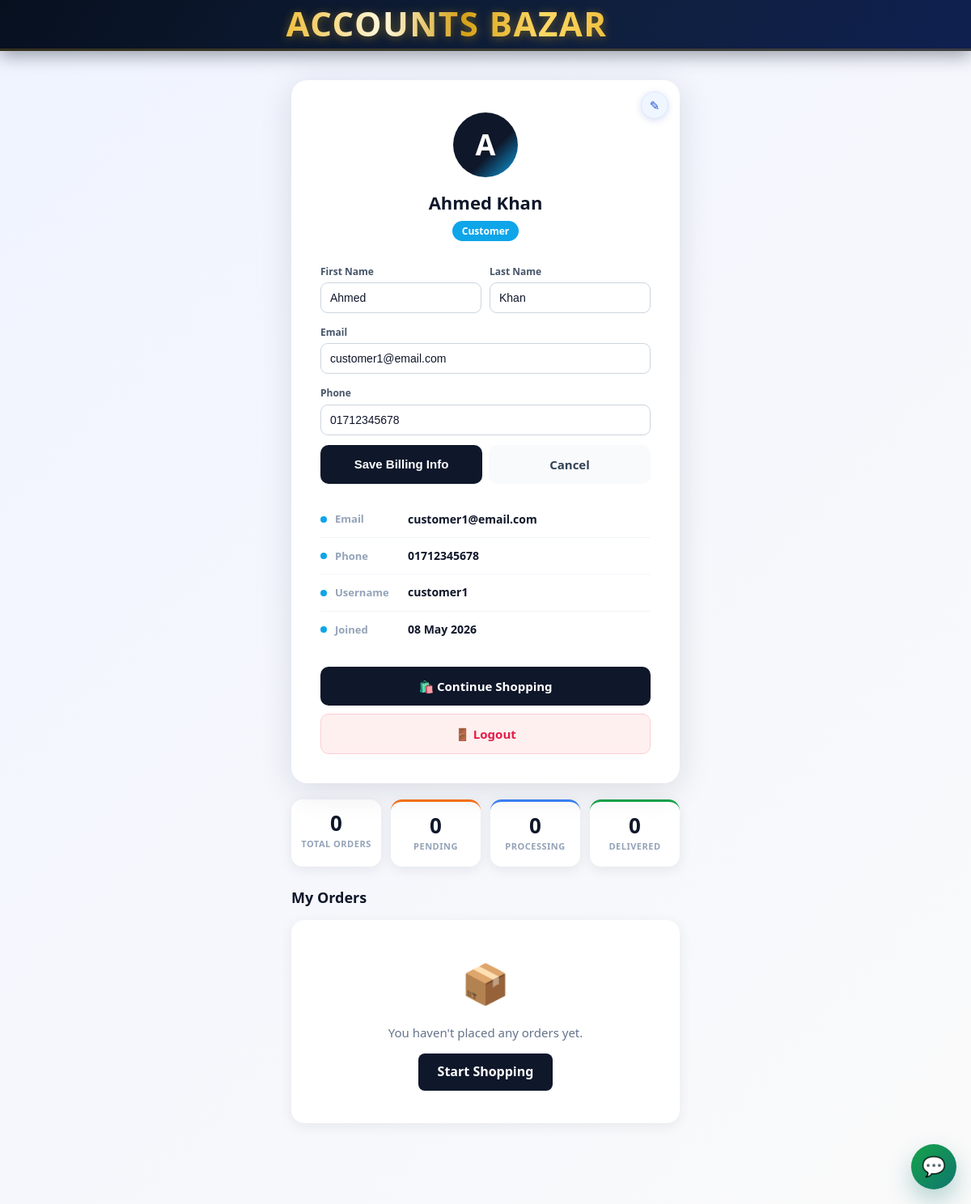
Page /profile.php?edit=1 (signed in) on the committed database.
### tables this page shows
CREATE TABLE IF NOT EXISTS users (
    id INT AUTO_INCREMENT PRIMARY KEY,
    username VARCHAR(100) UNIQUE NOT NULL,
    email VARCHAR(255) UNIQUE NOT NULL,
    password VARCHAR(255) NOT NULL,
    first_name VARCHAR(100),
    last_name VARCHAR(100),
    phone VARCHAR(20),
    address VARCHAR(255),
    city VARCHAR(100),
    country VARCHAR(100),
    postal_code VARCHAR(20),
    user_type ENUM('customer', 'admin') DEFAULT 'customer',
    is_active TINYINT(1) DEFAULT 1,
    created_at TIMESTAMP DEFAULT CURRENT_TIMESTAMP,
    updated_at TIMESTAMP DEFAULT CURRENT_TIMESTAMP ON UPDATE CURRENT_TIMESTAMP,
    INDEX idx_email (email),
    INDEX idx_username (username)
);

### products/includes/db.php (called while the page is built, shortened)
<?php
class Database {
    private $host;
    private $db_user;
    private $db_pass;
    private $db_name;
    private $conn;
    public function __construct() {
        $this->host = DB_HOST;
        $this->db_user = DB_USER;
        $this->db_pass = DB_PASS;
        $this->db_name = DB_NAME;
        $this->connect();
    }
    private function connect() {
        $attempts = array();
        $credentialSets = array(
            array($this->host, $this->db_user, $this->db_pass)
        );
        if (defined('DB_FALLBACK_HOST') && defined('DB_FALLBACK_USER') && defined('DB_FALLBACK_PASS')) {
            $credentialSets[] = array(DB_FALLBACK_HOST, DB_FALLBACK_USER, DB_FALLBACK_PASS);
        }
        $dbNames = $this->buildDbNameVariants(
            $this->db_name,
            defined('DB_FALLBACK_NAME') ? DB_FALLBACK_NAME : ''
        );
        foreach ($credentialSets as $set) {
            foreach ($dbNames as $dbName) {
                $attempts[] = array($set[0], $set[1], $set[2], $dbName);
            }
        }
        foreach ($attempts as $attempt) {
            $this->conn = $this->tryConnect($attempt[0], $attempt[1], $attempt[2], $attempt[3]);
            if ($this->conn) {
                break;
            }
        }
        $this->ensureSchemaCompatibility();
    }
    private function tryConnect($host, $user, $pass, $name) {
        try {
            $conn = @new mysqli($host, $user, $pass, $name);
            return $conn;
        } catch (Throwable $e) {
            return null;
        }
    }
    private function buildDbNameVariants($primaryName, $fallbackName) {
        $names = array();
        return $names;
    }
    private function columnExists($table, $column) {
        $tableEsc = $this->conn->real_escape_string($table);
        $colEsc = $this->conn->real_escape_string($column);
        $sql = "SELECT COUNT(*) AS c
                FROM information_schema.COLUMNS
                WHERE TABLE_SCHEMA = DATABASE()
                  AND TABLE_NAME = '{$tableEsc}'
                  AND COLUMN_NAME = '{$colEsc}'";
        $res = $this->conn->query($sql);
        $row = $res->fetch_assoc();
        return ((int) ($row['c'] ?? 0)) > 0;
    }
    private function ensureSchemaCompatibility() {
        $this->ensureAiPromptsCompatibility();
    }
    private function ensureAiPromptsCompatibility() {
        $this->conn->query(
            "CREATE TABLE IF NOT EXISTS ai_prompts (
                id INT AUTO_INCREMENT PRIMARY KEY,
                prompt_text TEXT NOT NULL,
                image_path VARCHAR(255) DEFAULT NULL,
                created_at TIMESTAMP DEFAULT CURRENT_TIMESTAMP
            )"
        );
        if ($this->columnExists('ai_prompts', 'prompt') && !$this->columnExists('ai_prompts', 'prompt_text')) {
            $this->conn->query("ALTER TABLE ai_prompts ADD COLUMN prompt_text TEXT NULL");
            $this->conn->query("UPDATE ai_prompts SET prompt_text = prompt WHERE (prompt_text IS NULL OR prompt_text = '')");
        }
        $this->conn->query("UPDATE ai_prompts SET prompt_text = COALESCE(NULLIF(prompt_text, ''), 'Untitled prompt')");
        $this->conn->query(
            "CREATE TABLE IF NOT EXISTS ai_prompt_reactions (
                id INT AUTO_INCREMENT PRIMARY KEY,
                prompt_id INT NOT NULL,
                user_id INT NOT NULL,
                reaction ENUM('like', 'unlike') NOT NULL,
                created_at TIMESTAMP DEFAULT CURRENT_TIMESTAMP,
                updated_at TIMESTAMP DEFAULT CURRENT_TIMESTAMP ON UPDATE CURRENT_TIMESTAMP,
                UNIQUE KEY unique_prompt_user (prompt_id, user_id),
                INDEX idx_prompt_reaction (prompt_id, reaction)
            )"
        );
    }
}
?>

### profile.php (the view, shortened to what this page needs)
<?php
require_once 'products/config/config.php';
require_once 'products/includes/db.php';
$formValues = array(
    'first_name' => '',
    'last_name' => '',
    'email' => '',
    'phone' => ''
);
$isEditMode = isset($_GET['edit']);
$user = null;
$orders = [];
$orderStats = ['total' => 0, 'pending' => 0, 'delivered' => 0, 'processing' => 0, 'cancelled' => 0];
try {
    $db   = new Database();
    $conn = $db->getConnection();
    $stmt = $conn->prepare('SELECT id, username, email, first_name, last_name, phone, user_type, created_at FROM users WHERE id = ? LIMIT 1');
    $stmt->bind_param('i', $_SESSION['user_id']);
    $stmt->execute();
    $result = $stmt->get_result();
    $user   = $result ? $result->fetch_assoc() : null;
} catch (Exception $e) {
    $user = null;
}
if ($user && $formValues['first_name'] === '' && $formValues['last_name'] === '' && $formValues['email'] === '' && $formValues['phone'] === '') {
    $formValues['first_name'] = (string) ($user['first_name'] ?? '');
    $formValues['last_name'] = (string) ($user['last_name'] ?? '');
    $formValues['email'] = (string) ($user['email'] ?? '');
    $formValues['phone'] = (string) ($user['phone'] ?? '');
}
$displayName = $_SESSION['name'] ?? ($user['first_name'] ?? $user['username'] ?? 'User');
$initial     = strtoupper(substr($displayName, 0, 1));
?>
<!DOCTYPE html>
<html lang="en">
<head>
    <link rel="stylesheet" href="css/style.css">
    <link rel="stylesheet" href="css/mobile.css">
</head>
<body>
    <header class="header">
        <div class="container">
            <nav class="navbar">
                <div class="store-brand">
                    <a href="index.php" style="text-decoration:none;">
                        <span class="store-title">Accounts Bazar</span>
                    </a>
                </div>
            </nav>
        </div>
    </header>
    <div class="profile-page">
        <div class="profile-card">
            <?php if ($user): ?>
                <a class="profile-edit-icon" href="profile.php?edit=1" aria-label="Edit billing info" title="Edit Billing Info">✎</a>
                <div class="profile-avatar"><?php echo htmlspecialchars($initial); ?></div>
                <div class="profile-name"><?php echo htmlspecialchars($displayName); ?></div>
                <div class="profile-badge">
                    <span><?php echo htmlspecialchars($user['user_type'] ?? 'customer'); ?></span>
                </div>
                <?php if ($isEditMode): ?>
                <form class="profile-edit-form" method="POST" action="profile.php?edit=1">
                    <div class="profile-edit-grid">
                        <div>
                            <label for="first-name">First Name</label>
                            <input id="first-name" name="first_name" type="text" required value="<?php echo htmlspecialchars($formValues['first_name']); ?>">
                        </div>
                        <div>
                            <label for="last-name">Last Name</label>
                            <input id="last-name" name="last_name" type="text" value="<?php echo htmlspecialchars($formValues['last_name']); ?>">
                        </div>
                    </div>
                    <div>
                        <label for="billing-email">Email</label>
                        <input id="billing-email" name="email" type="email" required value="<?php echo htmlspecialchars($formValues['email']); ?>">
                    </div>
                    <div>
                        <label for="billing-phone">Phone</label>
                        <input id="billing-phone" name="phone" type="text" required value="<?php echo htmlspecialchars($formValues['phone']); ?>">
                    </div>
                    <div class="profile-edit-actions">
                        <button type="submit" class="profile-btn profile-btn-shop">Save Billing Info</button>
                        <a class="profile-btn profile-btn-secondary" href="profile.php">Cancel</a>
                    </div>
                </form>
                <?php endif; ?>
                <ul class="profile-info-list">
                    <li>
                        <span class="pil-dot"></span>
                        <span class="pil-label">Email</span>
                        <span class="pil-value"><?php echo htmlspecialchars($user['email'] ?? ''); ?></span>
                    </li>
                    <?php if (!empty($user['phone'])): ?>
                    <li>
                        <span class="pil-dot"></span>
                        <span class="pil-label">Phone</span>
                        <span class="pil-value"><?php echo htmlspecialchars($user['phone']); ?></span>
                    </li>
                    <?php endif; ?>
                    <li>
                        <span class="pil-dot"></span>
                        <span class="pil-label">Username</span>
                        <span class="pil-value"><?php echo htmlspecialchars($user['username'] ?? ''); ?></span>
                    </li>
                    <?php if (!empty($user['created_at'])): ?>
                    <li>
                        <span class="pil-dot"></span>
                        <span class="pil-label">Joined</span>
                        <span class="pil-value"><?php echo date('d M Y', strtotime($user['created_at'])); ?></span>
                    </li>
                    <?php endif; ?>
                </ul>
                <div class="profile-actions">
                    <a class="profile-btn profile-btn-shop" href="shop.php">🛍️ Continue Shopping</a>
                    <a class="profile-btn profile-btn-logout" href="profile.php?logout=1">🚪 Logout</a>
                </div>
            <?php else: ?>
                <p style="text-align:center;color:#64748b;">Could not load profile. <a href="login.php">Login again</a></p>
            <?php endif; ?>
        </div>
        <div class="order-stats-row">
            <div class="order-stat-box">
                <div class="osb-num"><?php echo $orderStats['total']; ?></div>
                <div class="osb-label">Total Orders</div>
            </div>
            <div class="order-stat-box osb-pending">
                <div class="osb-num"><?php echo $orderStats['pending']; ?></div>
                <div class="osb-label">Pending</div>
            </div>
            <div class="order-stat-box osb-processing">
                <div class="osb-num"><?php echo $orderStats['processing']; ?></div>
                <div class="osb-label">Processing</div>
            </div>
            <div class="order-stat-box osb-delivered">
                <div class="osb-num"><?php echo $orderStats['delivered']; ?></div>
                <div class="osb-label">Delivered</div>
            </div>
        </div>
        <div class="orders-section">
            <h2 class="orders-title">My Orders</h2>
            <?php if (empty($orders)): ?>
                <div class="orders-empty">
                    <div style="font-size:48px;margin-bottom:10px;">📦</div>
                    <div style="color:#64748b;font-size:15px;">You haven't placed any orders yet.</div>
                    <a href="shop.php" style="display:inline-block;margin-top:14px;background:#0f172a;color:#fff;padding:10px 24px;border-radius:8px;font-weight:800;text-decoration:none;">Start Shopping</a>
                </div>
            <?php endif; ?>
        </div>
    </div>
</body>
</html>

### css/style.css (style rules this page uses)
* { margin: 0; padding: 0; box-sizing: border-box; }
html { scroll-behavior: smooth; }
:root { --brand-900: #07101f; --brand-800: #0f1f3c; --brand-700: #162444; --accent-gold: #d4a017; --accent-gold-light: #f0c040; --accent-gold-dark: #a07810; --accent-blue: #1a56db; --accent-blue-light: #3b82f6; --text-900: #0d1525; --text-700: #1e293b; --text-500: #475569; --surface-white: #ffffff; --surface-100: #f8f9fc; --surface-200: #f0f4fa; --border-100: #e2e8f0; --shadow-sm: 0 2px 8px rgba(7,16,31,0.08); --shadow-md: 0 8px 24px rgba(7,16,31,0.12); --shadow-lg: 0 16px 40px rgba(7,16,31,0.16); --radius-card: 14px; --radius-btn: 10px; }
body { font-family: 'Segoe UI', Tahoma, Geneva, Verdana, sans-serif; line-height: 1.6; color: var(--text-900); background: #f0f4fa; background-image: radial-gradient(ellipse at 0% 0%, rgba(212,160,23,0.07) 0%, transparent 55%), radial-gradient(ellipse at 100% 100%, rgba(26,86,219,0.07) 0%, transparent 55%); background-attachment: fixed; }
.container { max-width: 1200px; margin: 0 auto; padding: 0 20px; }
.header .container { max-width: 100%; margin: 0; padding: 0; }
.header { background: linear-gradient(120deg, var(--brand-900) 0%, var(--brand-800) 60%, #0f2050 100%); color: white; padding: 0; box-shadow: 0 6px 20px rgba(7,16,31,0.38), inset 0 -1px 0 rgba(212,160,23,0.25); position: sticky; top: 0; z-index: 100; border-bottom: 2px solid rgba(212,160,23,0.22); }
.navbar { display: flex; justify-content: center; align-items: center; padding: 8px 0; gap: 14px; width: 100%; position: relative; }
.store-brand { display: flex; align-items: center; justify-content: center; gap: 0; width: 100%; padding-right: 96px; }
.store-title { font-size: 42px; line-height: 1; font-family: "Arial Black", Impact, "Segoe UI", sans-serif; font-weight: 900; letter-spacing: 1.5px; background: linear-gradient( 90deg, #f0c040 0%, #fff8dc 30%, #d4a017 55%, #ffd966 80%, #f0c040 100% ); -webkit-background-clip: text; background-clip: text; -webkit-text-fill-color: transparent; text-transform: uppercase; filter: drop-shadow(0 2px 6px rgba(212,160,23,0.45)); }

### rows in the picture
users: user_type "Customer", first_name "Ahmed", last_name "Khan", email "customer1@email.com", phone "01712345678", username "customer1", created_at "08 May 2026"

### other values in the picture
$initial "A"
$displayName "Ahmed Khan"
$orderStats['total'] "0"
$orderStats['pending'] "0"
$orderStats['processing'] "0"
$orderStats['delivered'] "0"
